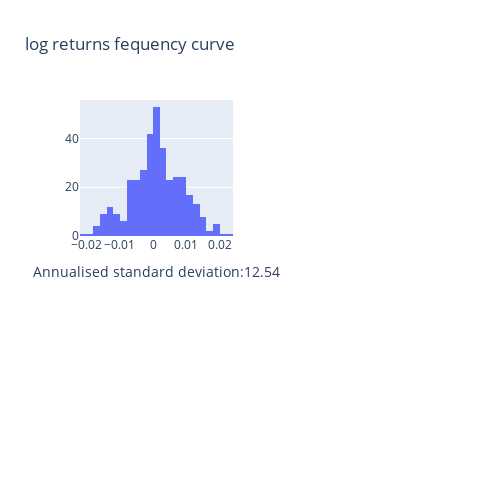

Notebook source saved alongside this figure:
### Code cell
fig = make_subplots(rows=2,cols=2)

trace = go.Histogram(x=log_returns)

fig.update_layout(autosize = True,
                  width=500,
                  height=500,
                  title='log returns fequency curve',
                  xaxis = dict(title = 'Annualised standard deviation:' + str(np.round(annualized_std*100,2)))
                 )
fig.add_trace(trace, row=1, col=1)

fig.show()

### Figure 1 — Plotly figure (JSON) as saved in the notebook; plotly's stock layout.template omitted (floating-point values rounded to 4 significant figures; data arrays with more than 128 entries replaced by an {"elided": "..."} marker saying what was removed)
{"data": [{"x": {"elided": "364 float values"}, "type": "histogram", "xaxis": "x", "yaxis": "y"}], "layout": {"xaxis": {"anchor": "y", "domain": [0, 0.45], "title": {"text": "Annualised standard deviation:12.54"}}, "yaxis": {"anchor": "x", "domain": [0.575, 1]}, "xaxis2": {"anchor": "y2", "domain": [0.55, 1]}, "yaxis2": {"anchor": "x2", "domain": [0.575, 1]}, "xaxis3": {"anchor": "y3", "domain": [0, 0.45]}, "yaxis3": {"anchor": "x3", "domain": [0, 0.425]}, "xaxis4": {"anchor": "y4", "domain": [0.55, 1]}, "yaxis4": {"anchor": "x4", "domain": [0, 0.425]}, "autosize": true, "width": 500, "height": 500, "title": {"text": "log returns fequency curve"}}}
